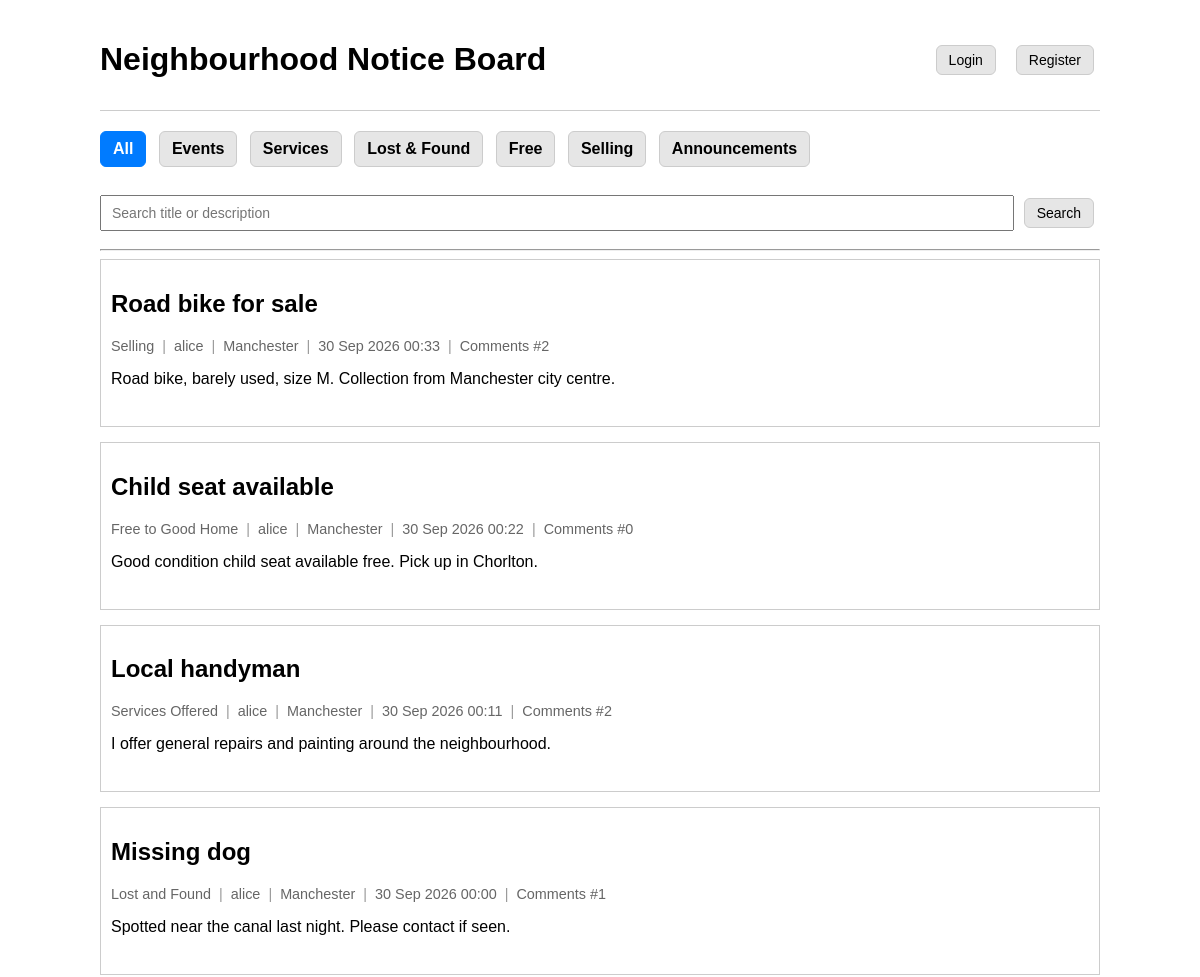
Before: / (upper part) with the older database file.
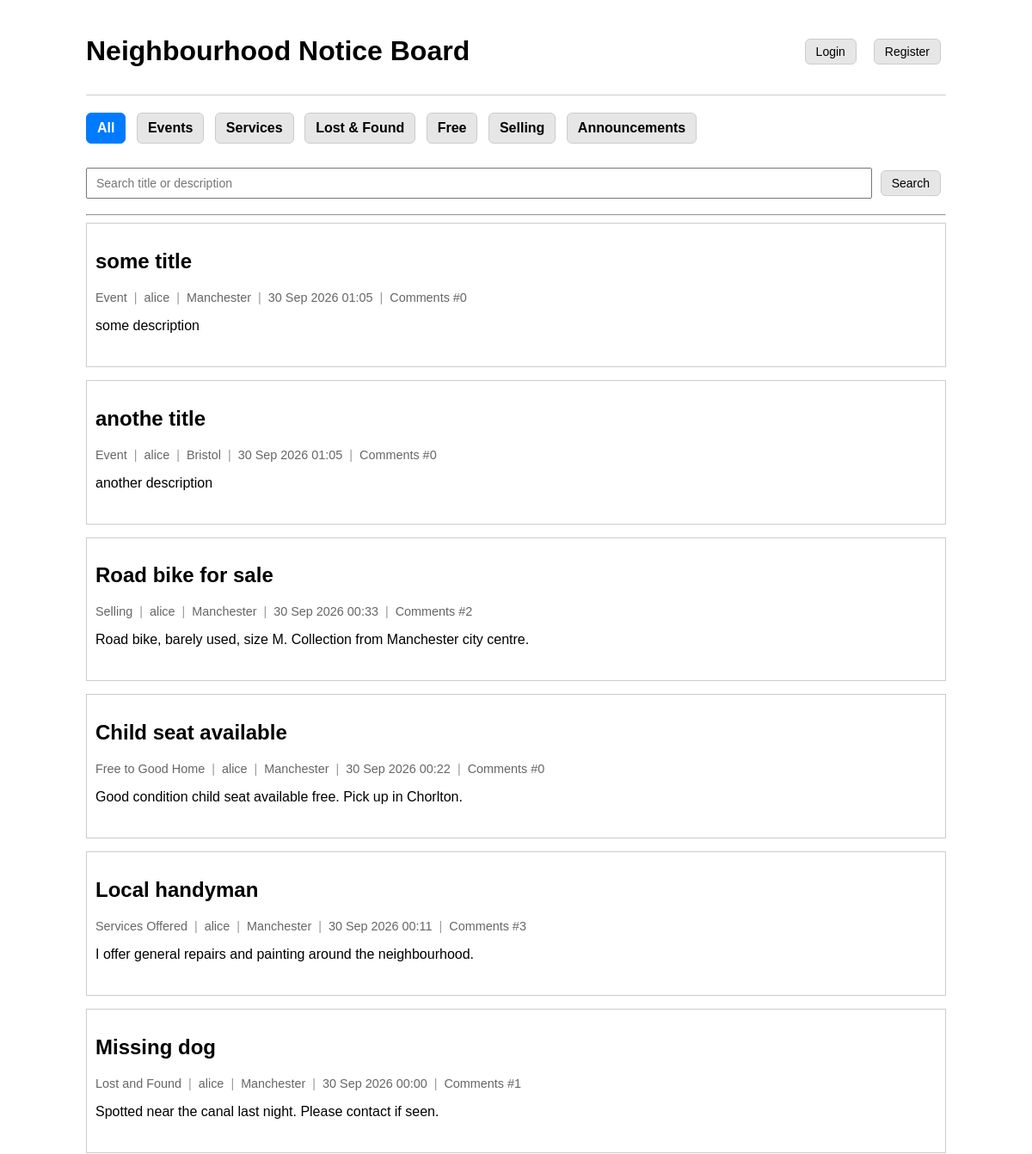
After: the same page with the newer database file.
### models/models.py (models this page shows)
class Post(db.Model):
    id = db.Column(db.Integer, primary_key=True)
    title = db.Column(
        db.String(200),
        nullable=False
    )
    body = db.Column(
        db.Text,
        nullable=False
    )
    category = db.Column(
        db.String(50),
        nullable=False
    )
    location = db.Column(
        db.String(120),
        nullable=False,
        default="Unknown"
    )
    visibility = db.Column(
        db.String(20),
        nullable=False,
        default="public"
    )
    comments_enabled = db.Column(
        db.Boolean,
        nullable=False,
        default=False
    )
    created_at = db.Column(
        db.DateTime,
        default=datetime.utcnow
    )
    author_id = db.Column(
        db.Integer,
        db.ForeignKey("user.id"),
        nullable=False
    )
    picks = db.relationship(
        "PostPick",
        backref="post",
        lazy=True,
        cascade="all, delete-orphan"
    )
    comments = db.relationship(
        "Comment",
        backref="post",
        lazy=True,
        cascade="all, delete-orphan"
    )

class User(UserMixin, db.Model):
    id = db.Column(db.Integer, primary_key=True)
    username = db.Column(
        db.String(80),
        unique=True,
        nullable=False
    )
    password_hash = db.Column(
        db.String(255),
        nullable=False
    )
    default_location = db.Column(
        db.String(120),
        nullable=False,
        default="Unknown"
    )
    created_at = db.Column(
        db.DateTime,
        default=datetime.utcnow,
        nullable=False
    )
    last_login = db.Column(
        db.DateTime,
        nullable=True
    )
    security_question = db.Column(
        db.String(255),
        nullable=False
    )
    security_answer_hash = db.Column(
        db.String(255),
        nullable=False
    )
    posts = db.relationship(
        "Post",
        backref="author",
        lazy=True
    )
    picked_posts = db.relationship(
        "PostPick",
        backref="user",
        lazy=True,
        cascade="all, delete-orphan"
    )
    comments = db.relationship(
        "Comment",
        backref="author",
        lazy=True,
        cascade="all, delete-orphan"
    )

### app.py (the view, shortened to what this page needs)
@app.route("/")
def home():
    selected_category = request.args.get("category")
    picked_filter = request.args.get("picked")
    search_text = request.args.get("search", "").strip()
    distance = request.args.get("distance", "Any")
    if not current_user.is_authenticated:
        distance = "Any"
    query = Post.query
    if selected_category:
        query = query.filter(Post.category == selected_category)
    posts = query.order_by(Post.created_at.desc()).all()
    if current_user.is_authenticated and distance != "Any":
        user_loc = current_user.default_location
        posts = [
            post for post in posts
            if post_is_within_distance(post.location, user_loc, distance)
        ]
    picked_post_ids = []
    if current_user.is_authenticated:
        picked_post_ids = [p.post_id for p in current_user.picked_posts]
    return render_template(
        "index.html",
        posts=posts,
        selected_category=selected_category,
        picked_filter=bool(picked_filter == "1"),
        picked_post_ids=picked_post_ids,
        search_text=search_text,
        distance=distance
    )

### templates/index.html (shortened to what this page needs)
{% extends "base.html" %}
{% block content %}
<div class="menu">
    <a href="/" class="{% if not selected_category and not picked_filter %}active{% endif %}">All</a>
    <a href="/?category=Event" class="{% if selected_category == 'Event' %}active{% endif %}">Events</a>
    <a href="/?category=Services Offered" class="{% if selected_category == 'Services Offered' %}active{% endif %}">Services</a>
    <a href="/?category=Lost and Found" class="{% if selected_category == 'Lost and Found' %}active{% endif %}">Lost & Found</a>
    <a href="/?category=Free to Good Home" class="{% if selected_category == 'Free to Good Home' %}active{% endif %}">Free</a>
    <a href="/?category=Selling" class="{% if selected_category == 'Selling' %}active{% endif %}">Selling</a>
    <a href="/?category=Announcements" class="{% if selected_category == 'Announcements' %}active{% endif %}">Announcements</a>
</div>
<form method="get" class="search-bar">
    <input
        type="text"
        name="search"
        value="{{ search_text }}"
        placeholder="Search title or description"
    >
    <button type="submit" class="post-button">Search</button>
</form>
<hr>
{% for post in posts %}
    <div class="post">
        <h2>{{ post.title }}</h2>
        <div class="post-meta">
            <span>{{ post.category }}</span>
            <span class="meta-separator">|</span>
            <span>{{ post.author.username }}</span>
            <span class="meta-separator">|</span>
            <span>{{ post.location }}</span>
            <span class="meta-separator">|</span>
            <span>{{ post.created_at.strftime('%d %b %Y %H:%M') }}</span>
            <span class="meta-separator">|</span>
            <span>Comments #{{ post.comments|length }}</span>
        </div>
        <p>{{ post.body }}</p>
    </div>
{% endfor %}
{% endblock %}

### templates/base.html (shortened to what this page needs)
<!DOCTYPE html>
<html>
<head>
</head>
<body>
    <div class="topbar">
        <h1>Neighbourhood Notice Board</h1>
        <div class="user-info">
            {% if current_user.is_authenticated %}
                <span>{{ current_user.username }}</span>
                <span>|</span>
                <span>{{ current_user.default_location }}</span>
                <a href="{{ url_for('account') }}" class="post-button">Account</a>
                <a href="{{ url_for('create_post') }}" class="post-button">Post</a>
                <form method="post" action="{{ url_for('logout') }}" class="inline-form">
                    <input type="hidden" name="csrf_token" value="{{ csrf_token() }}">
                    <button type="submit" class="post-button">Logout</button>
                </form>
            {% else %}
                <a href="{{ url_for('login') }}" class="post-button">Login</a>
                <a href="{{ url_for('register') }}" class="post-button">Register</a>
            {% endif %}
        </div>
    </div>
    {% block content %}
    {% endblock %}
</body>
</html>

### templates/base.html (style rules this page uses)
body { font-family: Arial, sans-serif; max-width: 1000px; margin: auto; padding: 20px; }
.topbar { display: flex; justify-content: space-between; align-items: center; margin-bottom: 20px; padding-bottom: 10px; border-bottom: 1px solid #ccc; }
.menu { margin-bottom: 20px; }
.menu a { display: inline-block; padding: 8px 12px; margin-right: 8px; margin-bottom: 8px; background: #e6e6e6; border: 1px solid #ccc; border-radius: 6px; text-decoration: none; color: black; font-weight: bold; transition: all 0.2s ease; }
.menu a.active { background: #007bff; border-color: #007bff; color: white; }
.post { border: 1px solid #ccc; margin-bottom: 15px; padding: 10px; }
.post-button { display: inline-block; box-sizing: border-box; padding: 6px 12px; margin-right: 6px; background: #e6e6e6; border: 1px solid #ccc; border-radius: 6px; text-decoration: none; color: black; font-family: Arial, sans-serif; font-size: 14px; line-height: normal; cursor: pointer; vertical-align: middle; appearance: none; -webkit-appearance: none; }
.user-info { font-size: 0.9em; }
.user-info a { margin-left: 10px; }
.post-meta { display: flex; flex-wrap: wrap; align-items: center; gap: 8px; font-size: 0.9em; color: #666; margin-bottom: 10px; }
.meta-separator { color: #999; }
.search-bar { display: flex; gap: 10px; align-items: center; margin: 12px 0 18px 0; }
.search-bar input, .search-bar select { padding: 8px 10px; font-size: 14px; }
.search-bar input { flex: 1; }

Changed rows visible on the page:
added Post: title "some title", category "Event", author.username "alice", location "Manchester", created_at "30 Sep 2026 01:05", comments|length "0", body "some description"
added Post: title "anothe title", category "Event", author.username "alice", location "Bristol", created_at "30 Sep 2026 01:05", comments|length "0", body "another description"
computed for Post "Local handyman": comments|length "2" → "3"
